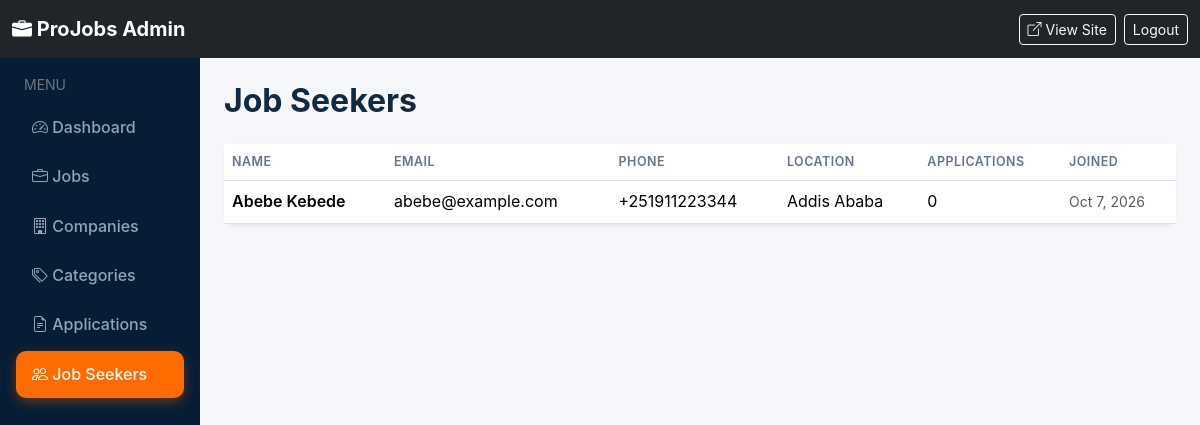
/admin/seekers.php (signed in), run on the app's committed database.
### tables this page shows
CREATE TABLE IF NOT EXISTS users (
  id INT AUTO_INCREMENT PRIMARY KEY,
  name VARCHAR(120) NOT NULL,
  email VARCHAR(160) NOT NULL UNIQUE,
  password VARCHAR(255) NOT NULL,
  role VARCHAR(40) NOT NULL DEFAULT 'admin',
  phone VARCHAR(40) DEFAULT NULL,
  location VARCHAR(120) DEFAULT NULL,
  avatar VARCHAR(255) DEFAULT NULL,
  bio TEXT DEFAULT NULL,
  skills TEXT DEFAULT NULL,
  education TEXT DEFAULT NULL,
  experience TEXT DEFAULT NULL,
  cv_path VARCHAR(255) DEFAULT NULL,
  created_at TIMESTAMP DEFAULT CURRENT_TIMESTAMP
);

### auth/auth.php (called while the page is built, shortened)
<?php
function e($x) {
    return htmlspecialchars((string)$x, ENT_QUOTES, 'UTF-8');
}

### admin/seekers.php (the view, shortened to what this page needs)
<?php
require __DIR__ . '/_layout_start.php';
$list = $pdo->query("SELECT u.*, (SELECT COUNT(*) FROM applications a WHERE a.user_id=u.id) AS apps FROM users u WHERE u.role='seeker' ORDER BY u.created_at DESC")->fetchAll();
?>
<h2 class="fw-bold mb-4">Job Seekers</h2>
<div class="card border-0 shadow-sm"><div class="table-responsive">
<table class="table table-hover align-middle mb-0">
<thead><tr><th>Name</th><th>Email</th><th>Phone</th><th>Location</th><th>Applications</th><th>Joined</th></tr></thead>
<tbody>
<?php foreach ($list as $u): ?>
<tr>
  <td class="fw-semibold"><?= e($u['name']) ?></td>
  <td><?= e($u['email']) ?></td>
  <td><?= e($u['phone']??'') ?></td>
  <td><?= e($u['location']??'') ?></td>
  <td><?= (int)$u['apps'] ?></td>
  <td class="small text-muted"><?= e(date('M j, Y', strtotime($u['created_at']))) ?></td>
</tr>
<?php endforeach; ?>
</tbody></table></div></div>
<?php require __DIR__.'/_layout_end.php'; ?>

### assets/style.css (style rules this page uses)
:root { --navy: #102A43; --navy-dark: #071D35; --navy-mid: #243B53; --orange: #FF6B00; --orange-bright: #FF7A00; --orange-soft: #FFF4EB; --orange-hover: #E55F00; --blue: #2563EB; --blue-light: #EFF6FF; --gray-bg: #F5F7FA; --gray-border: #E5EAF0; --text: #102A43; --text-muted: #64748B; --white: #FFFFFF; --radius: 14px; --radius-sm: 10px; --shadow: 0 4px 20px rgba(16, 42, 67, 0.08); --shadow-lg: 0 12px 40px rgba(16, 42, 67, 0.12); --transition: all 0.25s cubic-bezier(0.4, 0, 0.2, 1); }
* { box-sizing: border-box; }
body { font-family: 'Inter', system-ui, -apple-system, 'Segoe UI', Roboto, sans-serif; background: var(--gray-bg); color: var(--text); line-height: 1.6; -webkit-font-smoothing: antialiased; }
.card { border-radius: var(--radius); border-color: var(--gray-border); }
.table { --bs-table-hover-bg: var(--orange-soft); }
.table thead th { font-weight: 600; font-size: 0.78rem; text-transform: uppercase; letter-spacing: 0.04em; color: var(--text-muted); }
html { scroll-behavior: smooth; }

### data on the page
users: name "Abebe Kebede", email "abebe@example.com", phone "+251911223344", location "Addis Ababa", apps "0", created_at "Oct 7, 2026"

### other printed values
$label "Dashboard"
$label "Jobs"
$label "Companies"
$label "Categories"
$label "Applications"
$label "Job Seekers"
